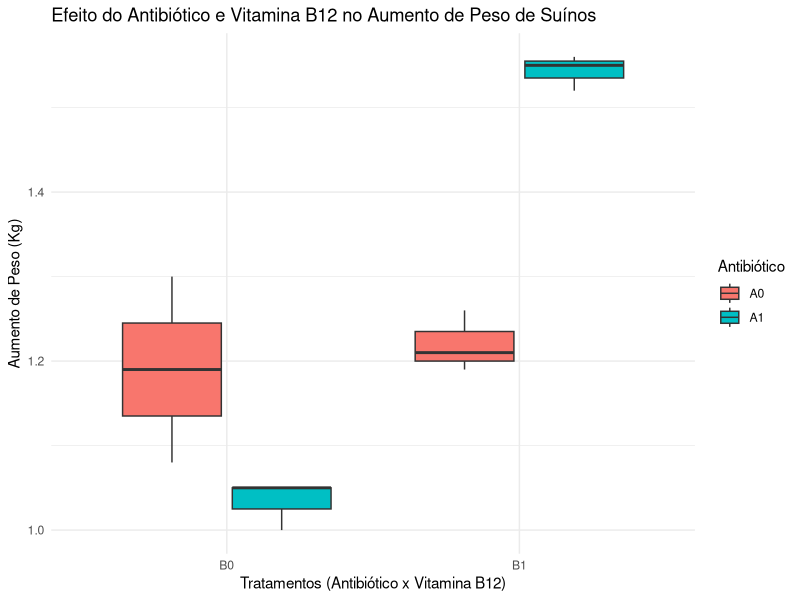
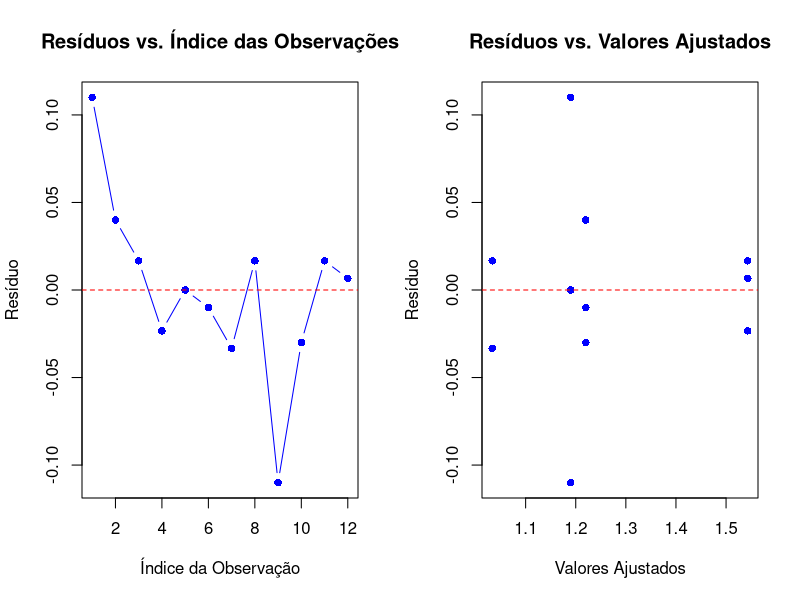
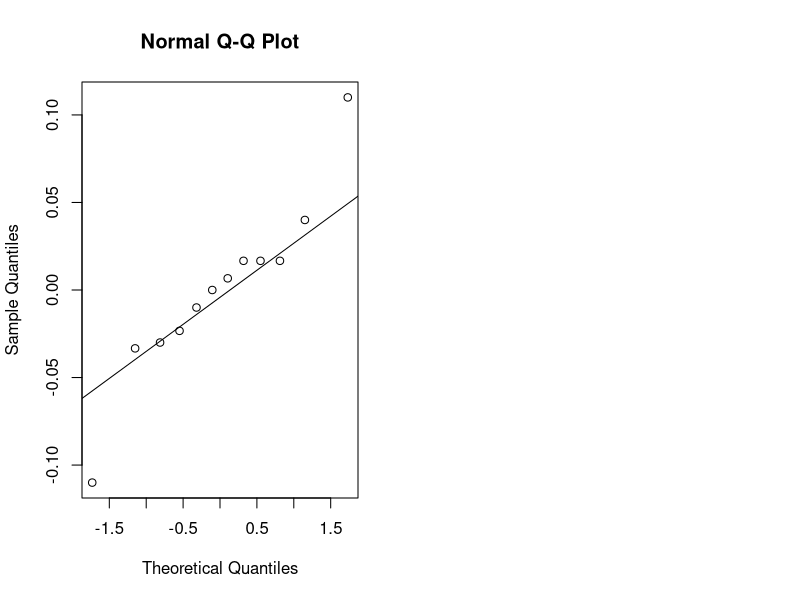

The R source for these figures, in order:
library(dplyr)
library(tidyr)
library(ggplot2)
library(lme4)
library(car)
library(lmtest)

##### dados --------------------------------------------------------------------

dados <- data.frame(
  Antibiótico = rep(c("A0", "A0", "A1", "A1"), times = 3),
  Vitamina_B12 = rep(c("B0", "B1"), times = 6),
  Repetição = rep(1:3, each = 4),
  Peso = c(1.30, 1.26, 1.05, 1.52,
           1.19, 1.21, 1.00, 1.56,
           1.08, 1.19, 1.05, 1.55)
)

# converter variáveis categóricas para fatores
dados <- dados %>%
  mutate(Antibiótico = factor(Antibiótico),
         Vitamina_B12 = factor(Vitamina_B12),
         Repetição = factor(Repetição))


summary(dados)

# Visualização dos dados
ggplot(dados, aes(x = Vitamina_B12,
                  y = Peso,
                  fill = Antibiótico)) +
  geom_boxplot() +
  labs(x = "Tratamentos (Antibiótico x Vitamina B12)", y = "Aumento de Peso (Kg)",
       title = "Efeito do Antibiótico e Vitamina B12 no Aumento de Peso de Suínos") +
  theme_minimal()

##### Análise de variância (ANOVA)----------------------------------------------

modelo <- aov(Peso ~ Antibiótico * Vitamina_B12, data = dados)
summary(modelo) 

# obs: o antibiótico e a vitamina b12 influenciam no peso, sendo que o A diminue 
# o peso sem a vitamina b12 e quando ministrado juntos ambos aumnetam o peso.

##### pressupostos -------------------------------------------------------------

## 1. independencia das observações

# teste durbin watson
dwtest(modelo)

# obs: o teste indica algum nível de dependencia

par(mfrow = c(1, 2))

# Resíduos vs. Índice da observação
plot(resid(modelo), type = "b", pch = 16, col = "blue",
     main = "Resíduos vs. Índice das Observações",
     xlab = "Índice da Observação", ylab = "Resíduo")
abline(h = 0, col = "red", lty = 2)

# Resíduos vs. Valores Ajustados
plot(fitted(modelo), resid(modelo), pch = 16, col = "blue",
     main = "Resíduos vs. Valores Ajustados",
     xlab = "Valores Ajustados", ylab = "Resíduo")
abline(h = 0, col = "red", lty = 2)


## 2. Teste de normalidade dos resíduos

shapiro.test(resid(modelo))

# obs: como p > 0.05 não há evidencias que os resuduos não sejam normais

qqnorm(resid(modelo))

qqline(resid(modelo))

## 3. Verificação da homogeneidade de variâncias

leveneTest(modelo)

# obs: Como p > 0.05, não há evidências de que a variância não é homogenea


